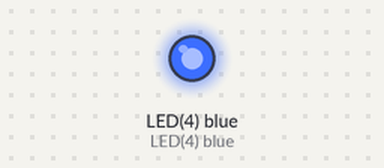
A program run on a simulated pyboard running MicroPython. Shown: output pins drawn as LEDs (lit = HIGH). At 0.0 s the program stops and its outputs stay as they are.

Above: at 0.1 s.
Timing chart, 0 to 1.5 s (numbered marks = the images above):
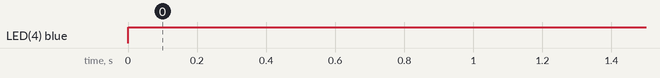

The program:

main.py
```python
import pyb
pyb.LED(4).on()
```

Measured:
- by itself, LED(4) blue: LOW → HIGH at 0.00 s
